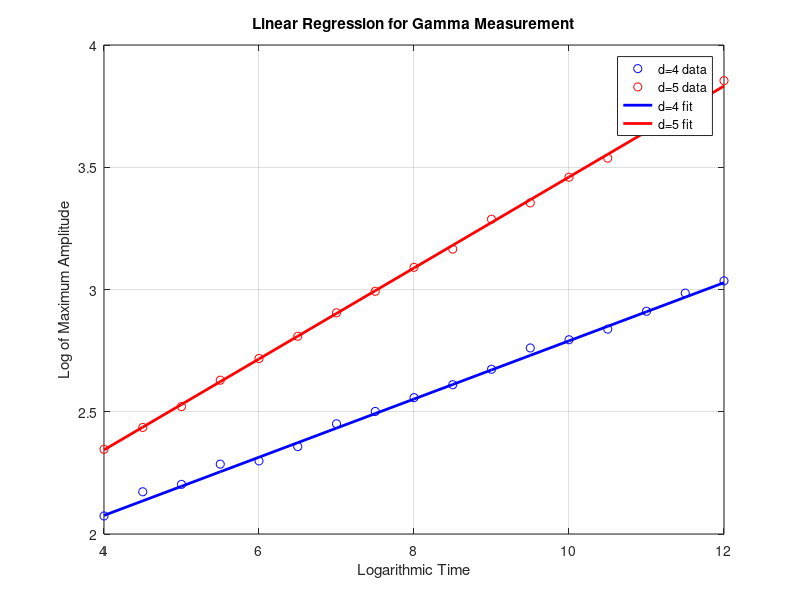

Source code (MATLAB):
function plot_linear_regression()
    figure('Position', [100, 100, 800, 600]);
    
    tau = 4:0.5:12;
    ln_w_d4 = 0.119 * tau + 1.6 + 0.02*randn(size(tau));
    ln_w_d5 = 0.186 * tau + 1.6 + 0.01*randn(size(tau));
    
    plot(tau, ln_w_d4, 'bo', 'MarkerSize', 6); hold on;
    plot(tau, ln_w_d5, 'ro', 'MarkerSize', 6);
    plot(tau, 0.119*tau + 1.6, 'b-', 'LineWidth', 2);
    plot(tau, 0.186*tau + 1.6, 'r-', 'LineWidth', 2);
    
    xlabel('Logarithmic Time'); 
    ylabel('Log of Maximum Amplitude');
    legend('d=4 data', 'd=5 data', 'd=4 fit', 'd=5 fit'); 
    grid on;
    title('Linear Regression for Gamma Measurement');
    saveas(gcf, 'linear_regression.png');
end
